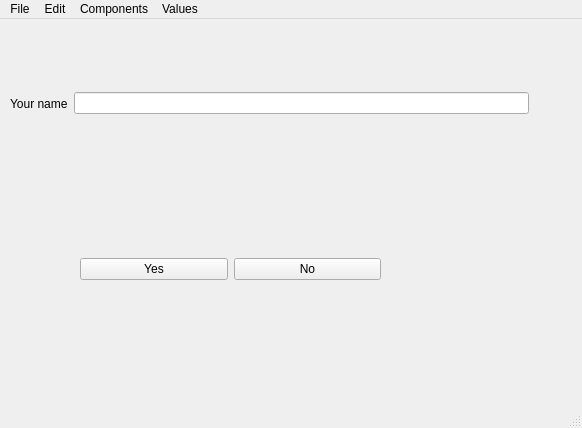
<?xml version="1.0" encoding="UTF-8"?>
<ui version="4.0">
 <class>NNLDemo</class>
 <widget class="QMainWindow" name="NNLDemo">
  <property name="geometry">
   <rect>
    <x>0</x>
    <y>0</y>
    <width>582</width>
    <height>428</height>
   </rect>
  </property>
  <property name="windowTitle">
   <string>Demo for NNL</string>
  </property>
  <widget class="QWidget" name="centralwidget">
   <widget class="QWidget" name="horizontalLayoutWidget_2">
    <property name="geometry">
     <rect>
      <x>80</x>
      <y>190</y>
      <width>301</width>
      <height>121</height>
     </rect>
    </property>
    <layout class="QHBoxLayout" name="horizontalLayout_2">
     <item>
      <widget class="QPushButton" name="bt_yes">
       <property name="text">
        <string>Yes</string>
       </property>
      </widget>
     </item>
     <item>
      <widget class="QPushButton" name="bt_no">
       <property name="text">
        <string>No</string>
       </property>
      </widget>
     </item>
    </layout>
   </widget>
   <widget class="QWidget" name="horizontalLayoutWidget">
    <property name="geometry">
     <rect>
      <x>10</x>
      <y>10</y>
      <width>519</width>
      <height>149</height>
     </rect>
    </property>
    <layout class="QHBoxLayout" name="horizontalLayout">
     <item>
      <widget class="QLabel" name="label">
       <property name="text">
        <string>Your name</string>
       </property>
      </widget>
     </item>
     <item>
      <widget class="QLineEdit" name="le_user_name"/>
     </item>
    </layout>
   </widget>
  </widget>
  <widget class="QMenuBar" name="menubar">
   <property name="geometry">
    <rect>
     <x>0</x>
     <y>0</y>
     <width>582</width>
     <height>24</height>
    </rect>
   </property>
   <widget class="QMenu" name="menuFile">
    <property name="title">
     <string>File</string>
    </property>
    <addaction name="actionOpen"/>
    <addaction name="actionClose"/>
   </widget>
   <widget class="QMenu" name="menuEdit">
    <property name="title">
     <string>Edit</string>
    </property>
    <addaction name="actionCut"/>
    <addaction name="actionCopy"/>
    <addaction name="actionPaste"/>
   </widget>
   <widget class="QMenu" name="menuComponents">
    <property name="title">
     <string>Components</string>
    </property>
    <addaction name="actionNew_thing"/>
   </widget>
   <widget class="QMenu" name="menuValues">
    <property name="title">
     <string>Values</string>
    </property>
   </widget>
   <addaction name="menuFile"/>
   <addaction name="menuEdit"/>
   <addaction name="menuComponents"/>
   <addaction name="menuValues"/>
  </widget>
  <widget class="QStatusBar" name="statusbar"/>
  <action name="actionOpen">
   <property name="text">
    <string>Open...</string>
   </property>
  </action>
  <action name="actionClose">
   <property name="text">
    <string>Quit</string>
   </property>
  </action>
  <action name="actionNew_thing">
   <property name="text">
    <string>New thing</string>
   </property>
  </action>
  <action name="actionCut">
   <property name="text">
    <string>Cut</string>
   </property>
  </action>
  <action name="actionCopy">
   <property name="text">
    <string>Copy</string>
   </property>
  </action>
  <action name="actionPaste">
   <property name="text">
    <string>Paste</string>
   </property>
  </action>
 </widget>
 <resources/>
 <connections>
  <connection>
   <sender>actionClose</sender>
   <signal>triggered()</signal>
   <receiver>NNLDemo</receiver>
   <slot>close()</slot>
   <hints>
    <hint type="sourcelabel">
     <x>-1</x>
     <y>-1</y>
    </hint>
    <hint type="destinationlabel">
     <x>290</x>
     <y>213</y>
    </hint>
   </hints>
  </connection>
 </connections>
</ui>
